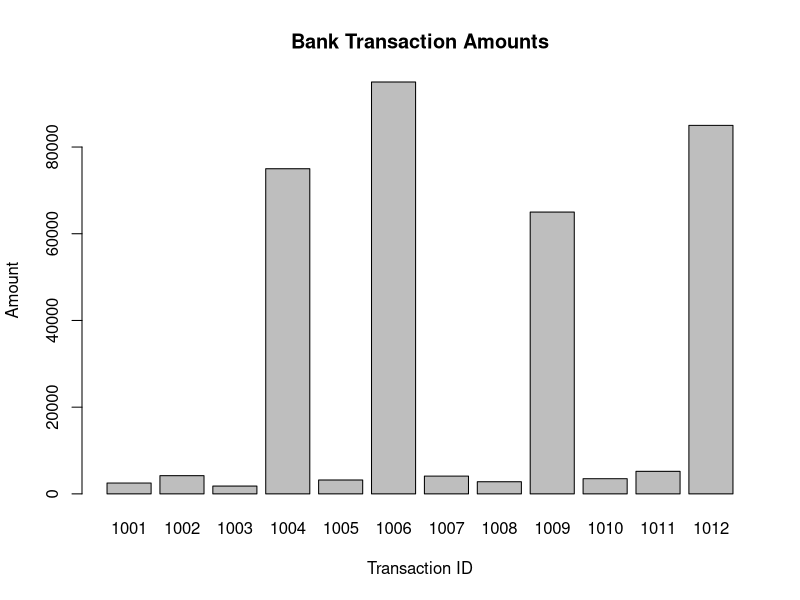

Here is the R script that generated this plot:
# ==========================================
# BANK TRANSACTION ANALYSIS
# ==========================================

transactions <- data.frame(
  Transaction_ID = 1001:1012,

  Customer = c(
    "C101","C102","C103","C104",
    "C105","C106","C107","C108",
    "C109","C110","C111","C112"
  ),

  Amount = c(
    2500, 4200, 1800, 75000,
    3200, 95000, 4100, 2800,
    65000, 3500, 5200, 85000
  )
)

print(transactions)


# Average transaction
average <- mean(transactions$Amount)

cat(
  "Average Transaction:",
  average,
  "\n"
)


# Maximum transaction
maximum <- max(transactions$Amount)

cat(
  "Maximum Transaction:",
  maximum,
  "\n"
)


# Fraud threshold
threshold <- 50000


# Classify transactions
transactions$Status <- ifelse(
  transactions$Amount > threshold,
  "Suspicious",
  "Normal"
)


cat("\nTransaction Status:\n")

print(transactions)


# Get suspicious transactions
suspicious <- transactions[
  transactions$Status == "Suspicious",
]

cat("\nSuspicious Transactions:\n")

print(suspicious)


# Number of suspicious transactions
count <- sum(
  transactions$Status == "Suspicious"
)

cat(
  "\nSuspicious Transaction Count:",
  count,
  "\n"
)


# Percentage
percentage <- (
  count / nrow(transactions)
) * 100

cat(
  "Suspicious Transaction Percentage:",
  percentage,
  "%\n"
)


# Visualization
barplot(
  transactions$Amount,
  names.arg = transactions$Transaction_ID,
  main = "Bank Transaction Amounts",
  xlab = "Transaction ID",
  ylab = "Amount"
)
